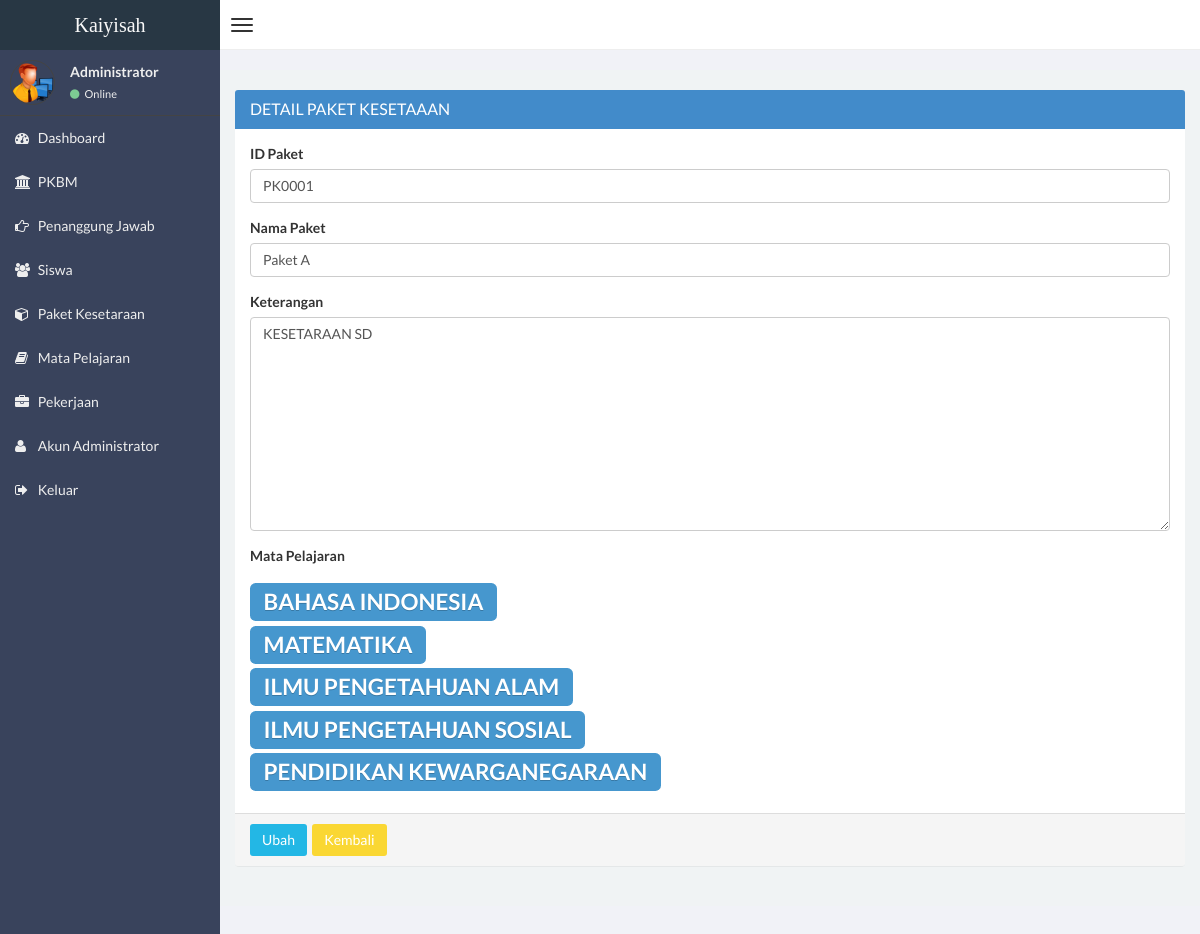
Page /admin/data-paket.php?detail=PK0001 (signed in) on the earlier database version.
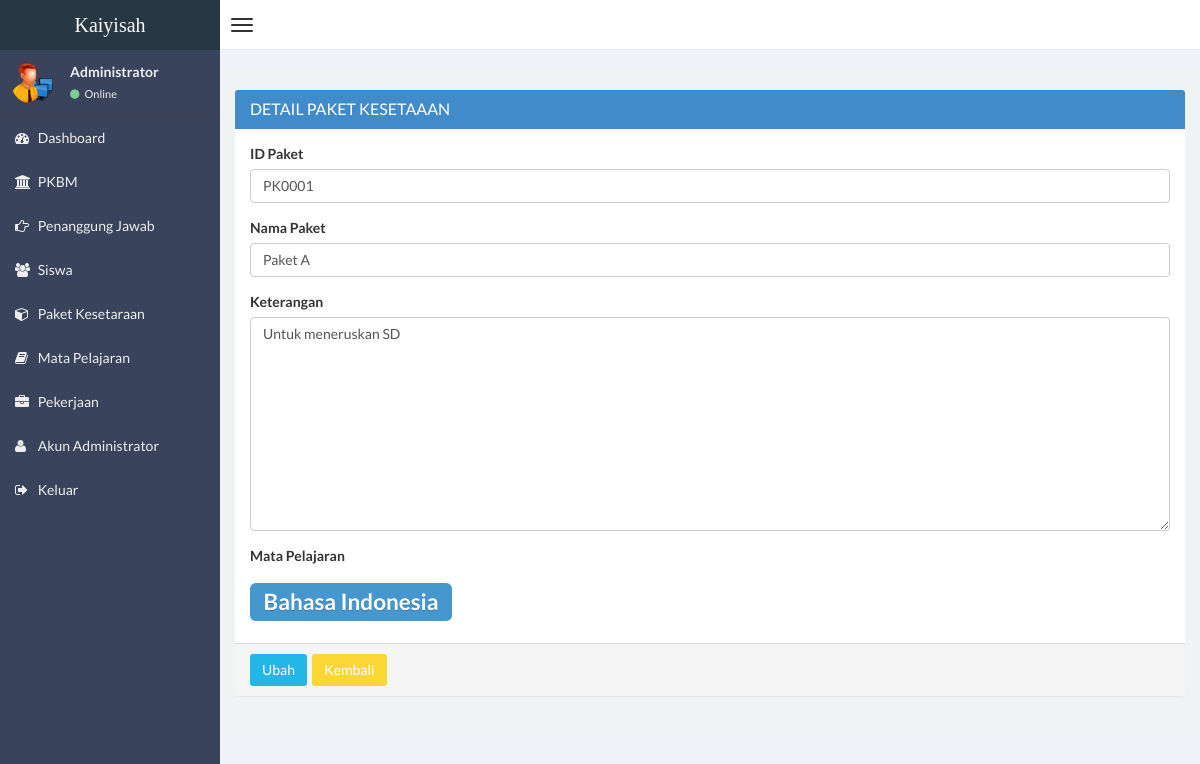
Same page on the later database version.
### tables this page shows
CREATE TABLE IF NOT EXISTS `paket` (
  `id_paket` varchar(10) NOT NULL,
  `nama` varchar(20) NOT NULL,
  `keterangan` text NOT NULL
);

CREATE TABLE IF NOT EXISTS `matpel` (
  `id_matpel` varchar(10) NOT NULL,
  `id_paket` varchar(11) NOT NULL,
  `nama` varchar(50) NOT NULL,
  `keterangan` text NOT NULL
);

### admin/detail-paket.php (the view, shortened to what this page needs)
<?php
$idpkt		=	$_GET['detail'];
$query 		= 	mysql_query("select * from paket where id_paket = '$idpkt'");
$paket		=	mysql_fetch_object($query);
?>
<form method="post" enctype="multipart/form-data">
<div class="panel panel-primary">
<div class="panel-heading">
   <h3 class="panel-title">Detail Paket Kesetaaan</h3>
</div>
<div class="panel-body">
		<div class="form-group"><label for="editor1">ID Paket</label><input type="text" class="form-control" name="idpaket" value="<?=$paket->id_paket?>"></div>
		<div class="form-group"><label for="editor1">Nama Paket</label><input type="text" class="form-control" name="nama" value="<?=$paket->nama?>"></div>
		<div class="form-group"><label for='alamat'>Keterangan</label><br><textarea class="form-control" id="alamat" name="ket" rows="10"><?=$paket->keterangan?></textarea></div>
		<div class="form-group"><label for='alamat'>Mata Pelajaran </label><br></div>
		<div class="form-group">
		<?php
		$querymatpel	=	mysql_query("select * from matpel where id_paket = '$idpkt' ");
		while($matpel	=	mysql_fetch_object($querymatpel))
		{
			echo "<h2><span class='label label-primary'><strong>$matpel->nama</strong></span></h2>";
		}
		?>
		</div>
</div>
<div class="panel-footer">
<input type="submit" name="simpan" value="Ubah" class="btn btn-info">&nbsp;
<a href="?lihat-paket" class="btn btn-warning">Kembali</a>
</div>
   </div>
</form>
	</div>

Differences in the rows shown:
removed matpel: nama "MATEMATIKA"
removed matpel: nama "ILMU PENGETAHUAN ALAM"
removed matpel: nama "ILMU PENGETAHUAN SOSIAL"
removed matpel: nama "PENDIDIKAN KEWARGANEGARAAN"
changed paket "PK0001": ket "KESETARAAN SD" → "Untuk meneruskan SD"
changed matpel: nama "BAHASA INDONESIA" → "Bahasa Indonesia"
